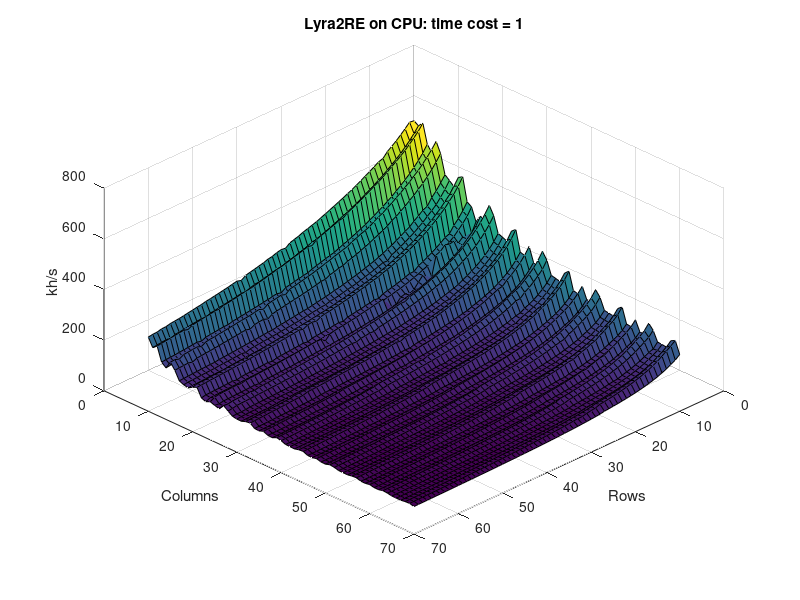
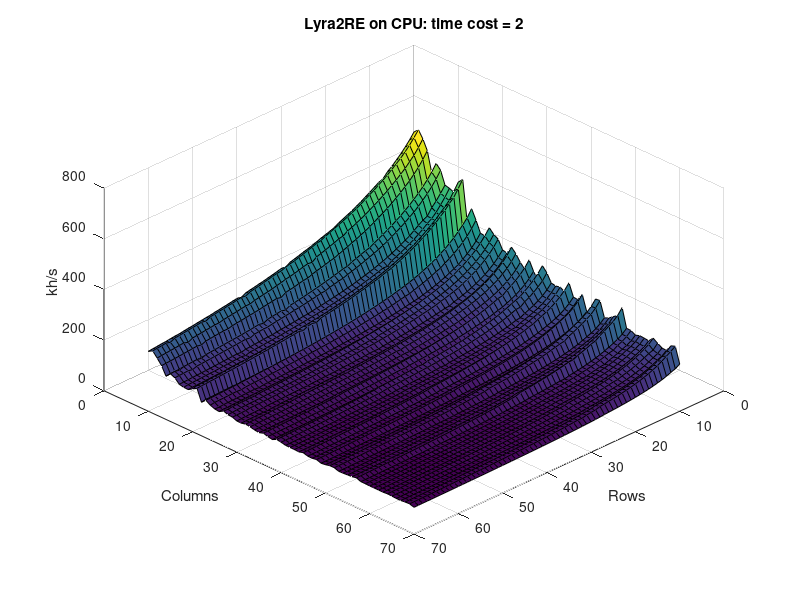
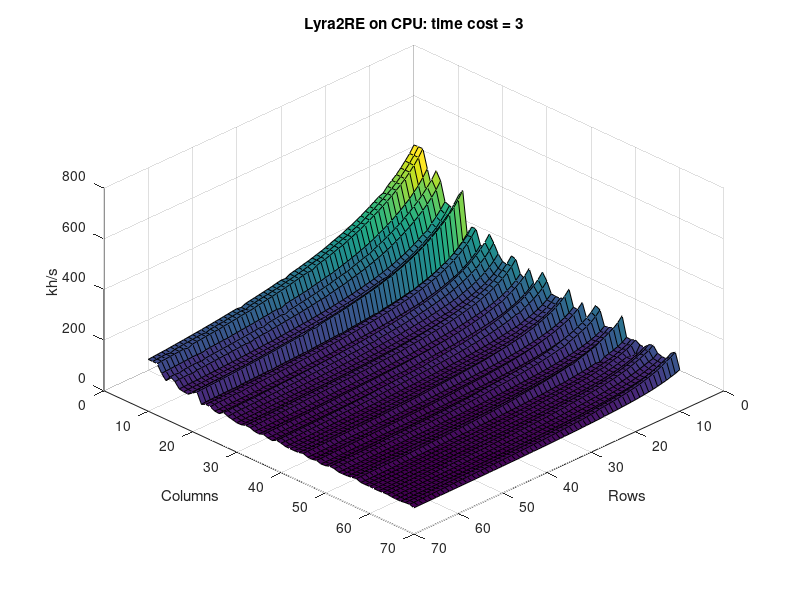
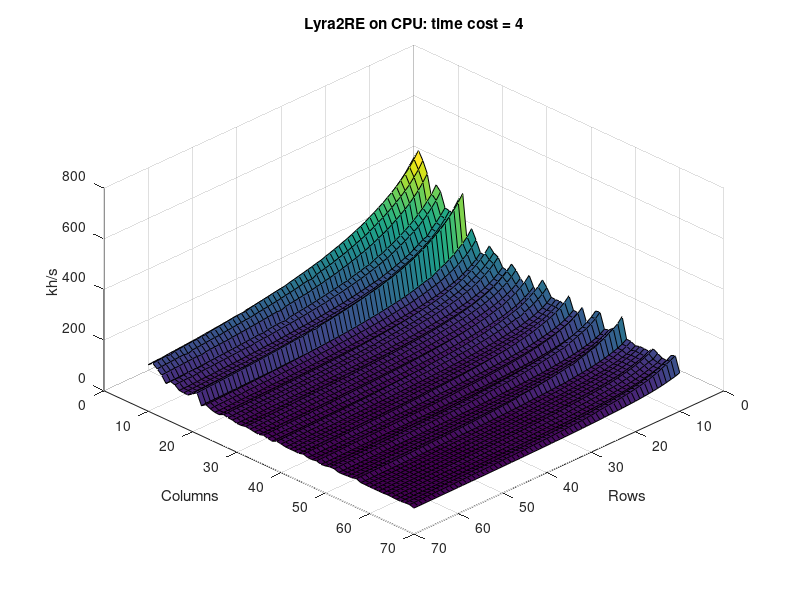

MATLAB code for these plots, in order:
#------------------------------------------------------------------------------
# This is a script for visualizing LyraMark benchmarking tool results
# for different parameters of Lyra2RE algorithm.
#------------------------------------------------------------------------------
SAVE_IMAGES = true; # Set this true to save images to (eps and/or png) files.

# Set parameter that will be used for data extraction.
MAX_TIMECOST = 10;
MIN_COLS = 4;
MAX_COLS = 64;
MIN_ROWS = 4;
MAX_ROWS = 64;

#data = csvread('benchmark.csv');
data = csvread('benchmark_i5-3570k.csv');
#data = csvread('../bin/Release/benchmark.csv');

rowCount = MAX_ROWS - MIN_ROWS + 1;
colCount = MAX_COLS - MIN_COLS + 1;


# Take data for the selected time costs
for timeCost = 1:MAX_TIMECOST

  visualData = data(data(:, 1) == timeCost, :);


  # Extract rows, cols and hashrates
  rows = zeros(rowCount, colCount);
  rows(:) = visualData(:, 2);

  cols = zeros(rowCount, colCount);
  cols(:) = visualData(:, 3);

  hashrates = zeros(rowCount, colCount);
  hashrates(:) = visualData(:, 4);

  # Create a 3-D plot
  hFigure = figure(timeCost);
  clf(hFigure);
  
  surf(cols, rows, hashrates);
  graphTitle = ['Lyra2RE on CPU: time cost = ' num2str(timeCost)];
  title(graphTitle);
  xlabel('Rows');
  ylabel('Columns');
  zlabel('kh/s');
  zlim([0.0 800.0]);

  # Set viewpoint: azimuth = 135°, elevation = 45°
  view(135, 45);

  # Save graphs
  if SAVE_IMAGES
  
      #filenameEPS = ['lyra2re_cpu_timecost_' num2str(timeCost) '.eps'];
      #print(hFigure, filenameEPS, '-deps', '-color');
      filenamePNG = ['lyra2re_cpu_timecost_' num2str(timeCost) '.png'];
      saveas(hFigure, filenamePNG, 'png');
      
  endif
  
end